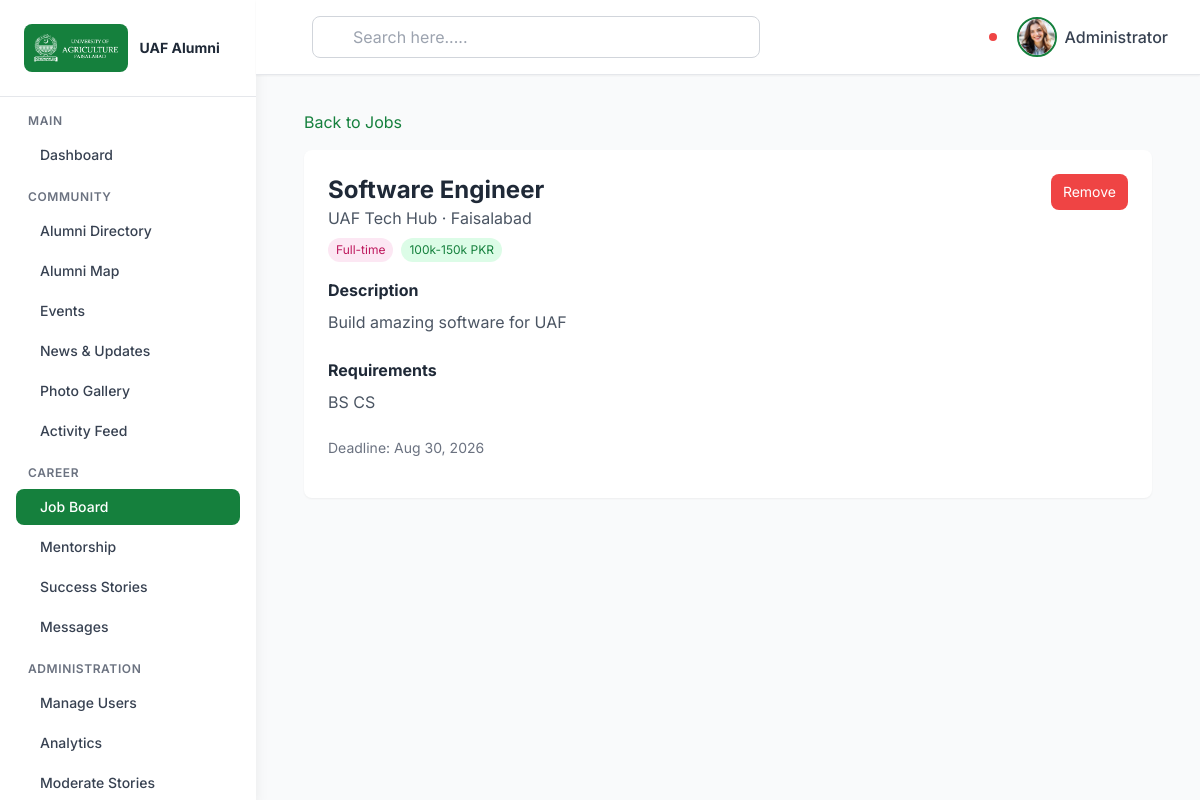
The page /admin/index.php?action=job_show&id=1 (signed in) on the database its author committed.
### tables this page shows
CREATE TABLE `jobs` (
  `job_id` int(11) NOT NULL,
  `title` varchar(255) NOT NULL,
  `company` varchar(255) NOT NULL,
  `location` varchar(255) DEFAULT NULL,
  `job_type` enum('full-time','part-time','contract','internship','remote') DEFAULT 'full-time',
  `description` text NOT NULL,
  `requirements` text DEFAULT NULL,
  `salary_range` varchar(100) DEFAULT NULL,
  `apply_link` varchar(500) DEFAULT NULL,
  `posted_by` int(11) NOT NULL,
  `status` enum('open','closed') DEFAULT 'open',
  `created_at` datetime NOT NULL DEFAULT current_timestamp(),
  `deadline` date DEFAULT NULL
);

### admin/controllers/JobController.php (called while the page is built, shortened)
<?php
require_once __DIR__ . '/../includes/helpers.php';
require_once __DIR__ . '/../models/Job.php';
class JobController {
    private $model;
    public function __construct() { $this->model = new Job(); }
    public function show() {
        $id = (int)($_GET['id'] ?? 0);
        $job = $this->model->getById($id);
        require __DIR__ . '/../views/jobs/show.php';
    }
}

### admin/models/Job.php (called while the page is built, shortened)
<?php
require_once __DIR__ . '/../config/database.php';
class Job {
    private $conn;
    public function __construct() {
        $db = new Database();
        $this->conn = $db->getConnection();
    }
    public function getById($id) {
        $stmt = $this->conn->prepare("SELECT j.*, a.name as poster_name FROM jobs j LEFT JOIN alumni a ON j.posted_by=a.user_id WHERE j.job_id=?");
        $stmt->execute([$id]);
        return $stmt->fetch();
    }
}

### admin/config/database.php (called while the page is built, shortened)
<?php
class Database {
    private $host = 'localhost';
    private $db_name = 'alumni_portal';
    private $username = 'root';
    private $password = '';
    public function getConnection() {
        $this->conn = null;
        try {
            $this->conn = new PDO(
                "mysql:host=" . $this->host . ";dbname=" . $this->db_name . ";charset=utf8mb4",
                $this->username,
                $this->password,
                [
                    PDO::ATTR_ERRMODE => PDO::ERRMODE_EXCEPTION,
                    PDO::ATTR_DEFAULT_FETCH_MODE => PDO::FETCH_ASSOC,
                    PDO::ATTR_EMULATE_PREPARES => false
                ]
            );
        } catch(PDOException $exception) {
            error_log("Connection error: " . $exception->getMessage());
        }
        return $this->conn;
    }
}

### admin/includes/helpers.php (called while the page is built, shortened)
<?php
function e($str) {
    return htmlspecialchars($str ?? '', ENT_QUOTES, 'UTF-8');
}

### admin/views/jobs/show.php (the view, shortened to what this page needs)
<!DOCTYPE html>
<html lang="en">
<?php include __DIR__ . '/../shared/head.php'; ?>
<body class="bg-gray-50">
<?php include __DIR__ . '/../shared/sidebar.php'; ?>
<?php include __DIR__ . '/../shared/header.php'; ?>
<main class="lg:ml-64 pt-20 min-h-screen">
    <div class="p-6 max-w-4xl mx-auto">
        <a href="index.php?action=jobs" class="text-green-700 hover:underline mb-4 inline-flex items-center"><i class="ri-arrow-left-line"></i> Back to Jobs</a>
        <div class="bg-white rounded-lg shadow-sm p-6">
            <div class="flex items-start justify-between flex-wrap mb-4">
                <div>
                    <h1 class="text-2xl font-bold text-gray-800"><?= e($job['title']) ?></h1>
                    <p class="text-gray-600"><?= e($job['company']) ?> · <?= e($job['location'] ?: 'Remote') ?></p>
                    <div class="flex items-center space-x-2 mt-2">
                        <span class="text-xs bg-pink-100 text-pink-700 px-2 py-1 rounded-full"><?= e(ucfirst($job['job_type'])) ?></span>
                        <?php if ($job['salary_range']): ?><span class="text-xs bg-green-100 text-green-700 px-2 py-1 rounded-full"><?= e($job['salary_range']) ?></span><?php endif; ?>
                    </div>
                </div>
                <?php if ($_SESSION['role'] === 'admin' || $job['posted_by'] == $_SESSION['user_id']): ?>
                    <form method="POST" action="index.php?action=job_delete" onsubmit="return confirm('Remove this job?')">
                        <button class="bg-red-500 text-white px-3 py-2 rounded-lg hover:bg-red-600 text-sm"><i class="ri-delete-bin-line"></i> Remove</button>
                    </form>
                <?php endif; ?>
            </div>
            <div class="mb-6">
                <h3 class="font-bold text-gray-800 mb-2">Description</h3>
                <p class="text-gray-600 whitespace-pre-line"><?= e($job['description']) ?></p>
            </div>
            <?php if ($job['requirements']): ?>
                <div class="mb-6">
                    <h3 class="font-bold text-gray-800 mb-2">Requirements</h3>
                    <p class="text-gray-600 whitespace-pre-line"><?= e($job['requirements']) ?></p>
                </div>
            <?php endif; ?>
            <?php if ($job['deadline']): ?>
                <p class="text-sm text-gray-500 mb-4"><i class="ri-calendar-line"></i> Deadline: <?= date('M d, Y', strtotime($job['deadline'])) ?></p>
            <?php endif; ?>
        </div>
    </div>
</main>
</body>
</html>

### admin/views/shared/head.php (style rules this page uses)
:root { --primary-green: #1a5f3f; --primary-green-dark: #0f4a2f; --primary-green-light: #2d7a5a; }
body { font-family: 'Inter', sans-serif; }

### rows shown on the page
jobs: title "Software Engineer", company "UAF Tech Hub", location "Faisalabad", job_type "Full-time", salary_range "100k-150k PKR", description "Build amazing software for UAF", requirements "BS CS", deadline "Aug 30, 2026"

### other values the page prints
$_SESSION['name'] "Administrator"
